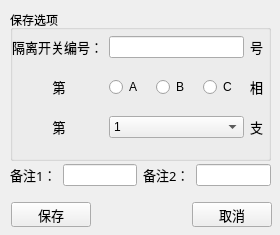
<?xml version="1.0" encoding="UTF-8"?>
<ui version="4.0">
 <class>Form</class>
 <widget class="QWidget" name="Form">
  <property name="geometry">
   <rect>
    <x>0</x>
    <y>0</y>
    <width>280</width>
    <height>235</height>
   </rect>
  </property>
  <property name="sizePolicy">
   <sizepolicy hsizetype="Preferred" vsizetype="Preferred">
    <horstretch>0</horstretch>
    <verstretch>4</verstretch>
   </sizepolicy>
  </property>
  <property name="windowTitle">
   <string>保存</string>
  </property>
  <widget class="QGroupBox" name="groupBox">
   <property name="geometry">
    <rect>
     <x>10</x>
     <y>10</y>
     <width>261</width>
     <height>151</height>
    </rect>
   </property>
   <property name="title">
    <string>保存选项</string>
   </property>
   <widget class="QWidget" name="layoutWidget">
    <property name="geometry">
     <rect>
      <x>2</x>
      <y>13</y>
      <width>251</width>
      <height>131</height>
     </rect>
    </property>
    <layout class="QGridLayout" name="gridLayout">
     <item row="0" column="0">
      <widget class="QLabel" name="label1">
       <property name="font">
        <font>
         <family>Agency FB</family>
         <pointsize>10</pointsize>
         <weight>50</weight>
         <bold>false</bold>
        </font>
       </property>
       <property name="text">
        <string>隔离开关编号：</string>
       </property>
      </widget>
     </item>
     <item row="0" column="1">
      <widget class="QLineEdit" name="line1"/>
     </item>
     <item row="0" column="2">
      <widget class="QLabel" name="label_2">
       <property name="font">
        <font>
         <family>Agency FB</family>
         <pointsize>10</pointsize>
        </font>
       </property>
       <property name="text">
        <string>号</string>
       </property>
      </widget>
     </item>
     <item row="1" column="0">
      <widget class="QLabel" name="label">
       <property name="font">
        <font>
         <family>Agency FB</family>
         <pointsize>10</pointsize>
        </font>
       </property>
       <property name="text">
        <string>            第</string>
       </property>
      </widget>
     </item>
     <item row="1" column="1">
      <layout class="QHBoxLayout" name="horizontalLayout">
       <item>
        <widget class="QRadioButton" name="rb1">
         <property name="text">
          <string>A</string>
         </property>
        </widget>
       </item>
       <item>
        <widget class="QRadioButton" name="rb2">
         <property name="text">
          <string>B</string>
         </property>
        </widget>
       </item>
       <item>
        <widget class="QRadioButton" name="rb3">
         <property name="text">
          <string>C</string>
         </property>
        </widget>
       </item>
      </layout>
     </item>
     <item row="1" column="2">
      <widget class="QLabel" name="label2">
       <property name="font">
        <font>
         <family>Agency FB</family>
         <pointsize>10</pointsize>
         <weight>50</weight>
         <bold>false</bold>
        </font>
       </property>
       <property name="text">
        <string>相</string>
       </property>
      </widget>
     </item>
     <item row="2" column="0">
      <widget class="QLabel" name="label3">
       <property name="font">
        <font>
         <family>Agency FB</family>
         <pointsize>10</pointsize>
         <weight>50</weight>
         <bold>false</bold>
        </font>
       </property>
       <property name="text">
        <string>            第</string>
       </property>
      </widget>
     </item>
     <item row="2" column="1">
      <widget class="QComboBox" name="combobox1">
       <item>
        <property name="text">
         <string>1</string>
        </property>
       </item>
       <item>
        <property name="text">
         <string>2</string>
        </property>
       </item>
       <item>
        <property name="text">
         <string>3</string>
        </property>
       </item>
      </widget>
     </item>
     <item row="2" column="2">
      <widget class="QLabel" name="label4">
       <property name="font">
        <font>
         <family>Agency FB</family>
         <pointsize>10</pointsize>
         <weight>50</weight>
         <bold>false</bold>
        </font>
       </property>
       <property name="text">
        <string>支</string>
       </property>
      </widget>
     </item>
    </layout>
   </widget>
  </widget>
  <widget class="QWidget" name="layoutWidget">
   <property name="geometry">
    <rect>
     <x>11</x>
     <y>202</y>
     <width>261</width>
     <height>25</height>
    </rect>
   </property>
   <layout class="QHBoxLayout" name="horizontalLayout_2">
    <item>
     <widget class="QPushButton" name="button1">
      <property name="font">
       <font>
        <family>宋体</family>
        <pointsize>10</pointsize>
       </font>
      </property>
      <property name="text">
       <string>保存</string>
      </property>
     </widget>
    </item>
    <item>
     <spacer name="horizontalSpacer">
      <property name="orientation">
       <enum>Qt::Horizontal</enum>
      </property>
      <property name="sizeHint" stdset="0">
       <size>
        <width>40</width>
        <height>20</height>
       </size>
      </property>
     </spacer>
    </item>
    <item>
     <widget class="QPushButton" name="button2">
      <property name="font">
       <font>
        <family>宋体</family>
        <pointsize>10</pointsize>
       </font>
      </property>
      <property name="text">
       <string>取消</string>
      </property>
     </widget>
    </item>
   </layout>
  </widget>
  <widget class="QWidget" name="layoutWidget">
   <property name="geometry">
    <rect>
     <x>10</x>
     <y>164</y>
     <width>261</width>
     <height>22</height>
    </rect>
   </property>
   <layout class="QHBoxLayout" name="horizontalLayout_3">
    <item>
     <widget class="QLabel" name="label1_2">
      <property name="font">
       <font>
        <family>宋体</family>
        <pointsize>10</pointsize>
        <weight>50</weight>
        <bold>false</bold>
       </font>
      </property>
      <property name="text">
       <string>备注1：</string>
      </property>
     </widget>
    </item>
    <item>
     <widget class="QLineEdit" name="line2">
      <property name="font">
       <font>
        <family>宋体</family>
        <pointsize>10</pointsize>
       </font>
      </property>
     </widget>
    </item>
    <item>
     <widget class="QLabel" name="label1_3">
      <property name="font">
       <font>
        <family>宋体</family>
        <pointsize>10</pointsize>
        <weight>50</weight>
        <bold>false</bold>
       </font>
      </property>
      <property name="text">
       <string>备注2：</string>
      </property>
     </widget>
    </item>
    <item>
     <widget class="QLineEdit" name="line3">
      <property name="font">
       <font>
        <family>宋体</family>
        <pointsize>10</pointsize>
       </font>
      </property>
     </widget>
    </item>
   </layout>
  </widget>
  <widget class="QLabel" name="label20">
   <property name="geometry">
    <rect>
     <x>120</x>
     <y>0</y>
     <width>54</width>
     <height>12</height>
    </rect>
   </property>
   <property name="text">
    <string/>
   </property>
  </widget>
  <widget class="QLabel" name="label21">
   <property name="geometry">
    <rect>
     <x>80</x>
     <y>190</y>
     <width>54</width>
     <height>12</height>
    </rect>
   </property>
   <property name="text">
    <string/>
   </property>
  </widget>
 </widget>
 <tabstops>
  <tabstop>line1</tabstop>
  <tabstop>rb1</tabstop>
  <tabstop>rb2</tabstop>
  <tabstop>rb3</tabstop>
  <tabstop>combobox1</tabstop>
  <tabstop>line2</tabstop>
  <tabstop>line3</tabstop>
  <tabstop>button1</tabstop>
  <tabstop>button2</tabstop>
 </tabstops>
 <resources/>
 <connections>
  <connection>
   <sender>button1</sender>
   <signal>clicked()</signal>
   <receiver>Form</receiver>
   <slot>progress1()</slot>
   <hints>
    <hint type="sourcelabel">
     <x>91</x>
     <y>183</y>
    </hint>
    <hint type="destinationlabel">
     <x>128</x>
     <y>165</y>
    </hint>
   </hints>
  </connection>
  <connection>
   <sender>button2</sender>
   <signal>clicked()</signal>
   <receiver>Form</receiver>
   <slot>progress2()</slot>
   <hints>
    <hint type="sourcelabel">
     <x>253</x>
     <y>182</y>
    </hint>
    <hint type="destinationlabel">
     <x>277</x>
     <y>168</y>
    </hint>
   </hints>
  </connection>
 </connections>
 <slots>
  <slot>progress1()</slot>
  <slot>progress2()</slot>
 </slots>
</ui>
